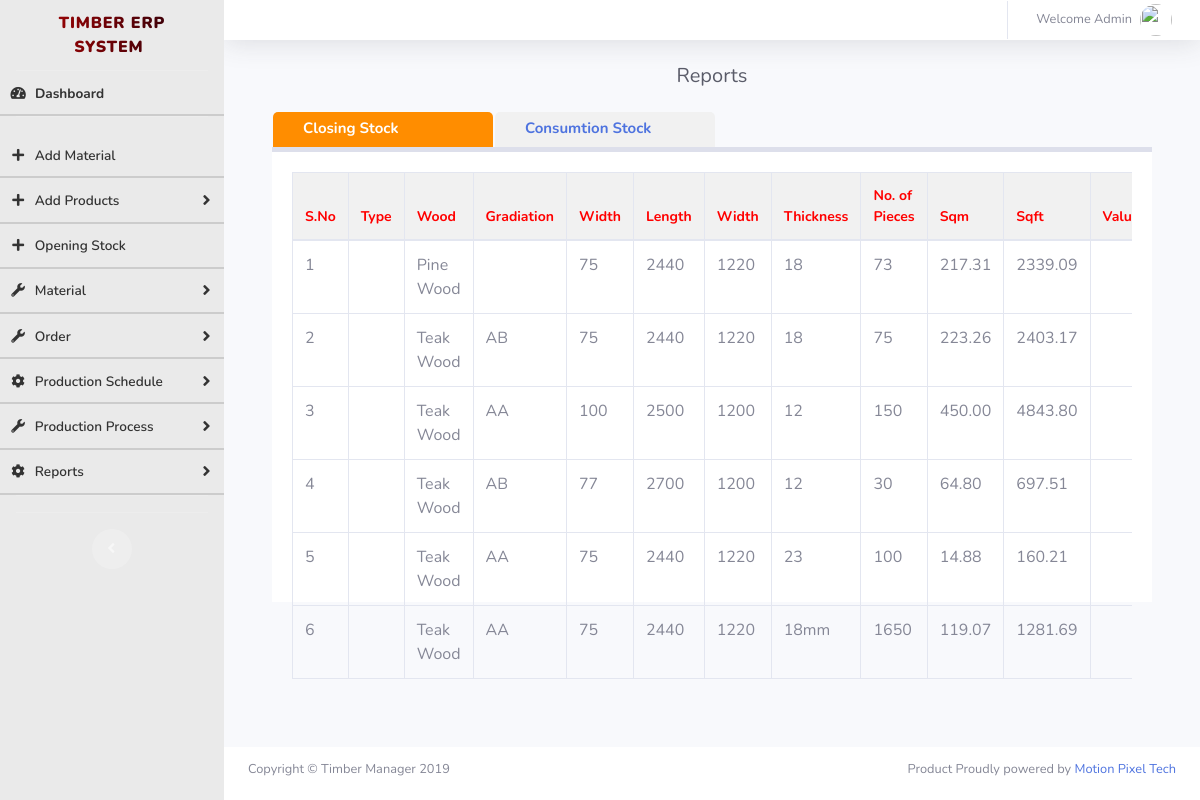
Screenshot of /production_stock.php (signed in) with the database file from the repository.
### tables this page shows
CREATE TABLE `ta_board_manufacturing` (
  `bm_id` int(10) NOT NULL,
  `bm_date` date NOT NULL,
  `type_of_wood` varchar(200) NOT NULL,
  `bm_batch_no` varchar(200) NOT NULL,
  `gradiation` varchar(200) NOT NULL,
  `widthg` varchar(200) NOT NULL,
  `width` varchar(200) NOT NULL,
  `length` varchar(200) NOT NULL,
  `thickness` varchar(200) NOT NULL,
  `no_of_pieces` varchar(150) NOT NULL,
  `sqm` varchar(200) NOT NULL,
  `sqft` varchar(200) NOT NULL,
  `glow_type` varchar(100) NOT NULL,
  `quantity` varchar(100) NOT NULL,
  `uom` varchar(20) NOT NULL,
  `created_on` datetime NOT NULL DEFAULT current_timestamp(),
  `status` int(1) NOT NULL DEFAULT 1,
  `consumed` varchar(250) NOT NULL,
  `packing_consumerQty` varchar(100) NOT NULL
);

CREATE TABLE `ta_wood_type` (
  `id` int(10) NOT NULL,
  `wood_type` varchar(150) NOT NULL,
  `status` int(1) NOT NULL DEFAULT 1 COMMENT '1->Active, 0->inactive',
  `created_on` datetime NOT NULL DEFAULT current_timestamp()
);

CREATE TABLE `ta_gradation` (
  `id` int(10) NOT NULL,
  `gradation` varchar(150) NOT NULL,
  `status` int(1) NOT NULL DEFAULT 1 COMMENT '1->Active, 0->inactive',
  `created_on` datetime NOT NULL DEFAULT current_timestamp()
);

### production_stock.php (the view, shortened to what this page needs)
<?php
    if(empty($_SESSION['loggedin_id']))
    {
        header("Location: index.php");
    } else {
    include("db_connection.php");
    $sql = "SELECT tbm.*,wt.wood_type wood_type_name,tg.gradation gradation_name FROM ta_board_manufacturing tbm join ta_wood_type wt on (wt.id = tbm.type_of_wood) left join ta_gradation tg on (tg.id = tbm.gradiation)";
    $closingresp = $conn->query($sql);
?>
    <!DOCTYPE html>
    <html lang="en">
    <head>
        <link href="vendor/fontawesome-free/css/all.min.css" rel="stylesheet" type="text/css">
        <link href="css/sb-admin-2.min.css" rel="stylesheet">
    </head>
    <body id="page-top">
        <div id="wrapper">
            <?php include "sidebar.php"; ?>
                <div id="content-wrapper" class="d-flex flex-column">
                    <div id="content">
                        <nav class="navbar navbar-expand navbar-light bg-white topbar mb-4 static-top shadow">
                            <ul class="navbar-nav ml-auto">
                                <li class="nav-item dropdown no-arrow">
                                    <a class="nav-link dropdown-toggle" href="#" id="userDropdown" role="button" data-toggle="dropdown" aria-haspopup="true" aria-expanded="false">
                                        <span class="mr-2 d-none d-lg-inline text-gray-600 small">Welcome Admin</span>
                                        <img class="img-profile rounded-circle" src="https://source.unsplash.com/QAB-WJcbgJk/60x60">
                                    </a>
                                </li>
                            </ul>
                        </nav>
                        <div class="container-fluid">
                            <div class="d-sm-flex align-items-center justify-content-between mb-4">
                                <h2 class="h5 mb-0 text-gray-800 text-center" style="width: 100%;">Reports</h2>
                            </div>
                            <div class="container">
                                <ul class="nav nav-tabs">
                                    <li class=" py-3 "><a data-toggle="tab" href="#closing_stock" class="active">Closing Stock</a></li>
                                    <li class="py-3 "><a data-toggle="tab" href="#consumtion_stock">Consumtion Stock</a></li>
                                </ul>
                                <div class="tab-content" >
                                    <div id="closing_stock" class="tab-pane fade show in active" style="background: white;">
                                        <div class="table-responsive">
                                            <table class="table table-bordered requestTable" id="" width="100%" cellspacing="0">
                                                <thead>
                                                    <tr>
                                                        <th>S.No</th>
                                                        <th>Type</th>
                                                        <th>Wood</th>
                                                        <th>Gradiation</th>
                                                        <th>Width</th>
                                                        <th>Length</th>
                                                        <th>Width</th>
                                                        <th>Thickness</th>
                                                        <th>No. of Pieces</th>
                                                        <th>Sqm</th>
                                                        <th>Sqft</th>
                                                        <th>Value</th>
                                                    </tr>
                                                </thead>
                                                <tbody>
                                                    <?php
                                                    $sno = 1;
                                                    while ($closingrows = $closingresp->fetch_array()) {
                                                    ?>
                                                    <tr>
                                                        <td><?php echo $sno++;?></td>
                                                        <td><?php  ?></td>
                                                        <td><?php echo $closingrows['wood_type_name']; ?></td>
                                                        <td><?php echo $closingrows['gradation_name']; ?></td>
                                                        <td><?php echo $closingrows['width']; ?></td>
                                                        <td><?php echo $closingrows['length'];?></td>
                                                        <td><?php echo $closingrows['widthg'];?></td>
                                                        <td><?php echo $closingrows['thickness']; ?></td>
                                                        <td><?php echo $closingrows['no_of_pieces']; ?></td>
                                                        <td><?php echo $closingrows['sqm']; ?></td>
                                                        <td><?php echo $closingrows['sqft']; ?></td>
                                                        <td><?php  ?></td>
                                                    </tr>
                                                    <?php } ?>
                                                </tbody>
                                            </table>
                                        </div>
                                    </div>
                                </div>
                            </div>
                        </div>
                    </div>
                    <?php include "footer.php"; ?>
                </div>
        </div>
    </body>
    </html>
    <?php } ?>

### production_stock.php (style rules this page uses)
.nav-tabs li a { height: 35px; }
.nav-tabs li { margin: 0 1px; width: 25%; padding: 0px !important; }

### rows the page displays
ta_board_manufacturing: ta_wood_type.wood_type "Pine Wood", width "75", length "2440", widthg "1220", thickness "18", no_of_pieces "73", sqm "217.31", sqft "2339.09"
ta_board_manufacturing: ta_wood_type.wood_type "Teak Wood", ta_gradation.gradation "AB", width "75", length "2440", widthg "1220", thickness "18", no_of_pieces "75", sqm "223.26", sqft "2403.17"
ta_board_manufacturing: ta_wood_type.wood_type "Teak Wood", ta_gradation.gradation "AA", width "100", length "2500", widthg "1200", thickness "12", no_of_pieces "150", sqm "450.00", sqft "4843.80"
ta_board_manufacturing: ta_wood_type.wood_type "Teak Wood", ta_gradation.gradation "AB", width "77", length "2700", widthg "1200", thickness "12", no_of_pieces "30", sqm "64.80", sqft "697.51"
ta_board_manufacturing: ta_wood_type.wood_type "Teak Wood", ta_gradation.gradation "AA", width "75", length "2440", widthg "1220", thickness "23", no_of_pieces "100", sqm "14.88", sqft "160.21"
ta_board_manufacturing: ta_wood_type.wood_type "Teak Wood", ta_gradation.gradation "AA", width "75", length "2440", widthg "1220", thickness "18mm", no_of_pieces "1650", sqm "119.07", sqft "1281.69"
